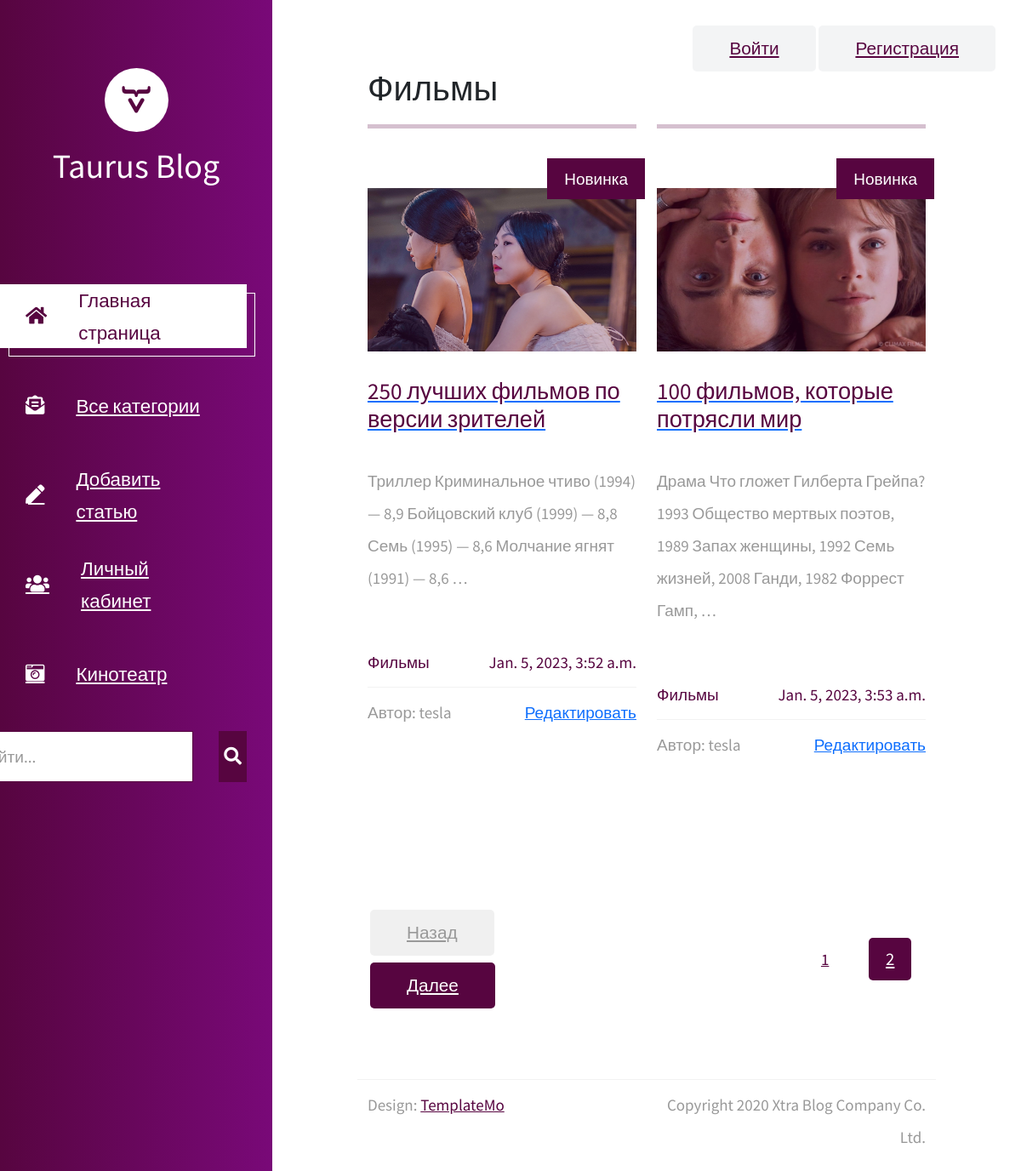
Screenshot of /category/3/ with the database file from the repository.
### blog/models.py (models this page shows, shortened)
class Category(models.Model):
    name = models.CharField(_('Название категории'), max_length=255)
    def __str__(self):
        return self.name
    def get_absolute_url(self):
        return reverse('PostListCategory', kwargs={'cat_id': self.id})

class Post(models.Model):
    title = models.CharField(_('Название'), max_length=255,)
    slug = models.SlugField(_('URL-кодировка'))
    content = models.TextField(_('Содержание'), max_length=5000)
    photo = models.ImageField(_('Фото'), upload_to=get_image_url, null=True)
    user = models.ForeignKey(User, on_delete=models.PROTECT, default=User)
    category = models.ForeignKey('Category', on_delete=models.PROTECT)
    time_create = models.DateTimeField(_('date_published'), auto_now_add=True)
    time_update = models.DateTimeField(_('date_update'), auto_now=True)
    is_published = models.BooleanField(_('Статус публикации'),default=True,)
    def get_absolute_url(self):
        return reverse('PostDetail', kwargs={'post_slug': self.slug})

### blog/views.py (the view)
# urls.py: path('category/<int:cat_id>/', PostCategoryView.as_view(), name='PostListCategory'),
class PostCategoryView(ListView):
    paginate_by = 2
    model = Post
    template_name = 'blog/PostList.html'
    def get_context_data(self, *, object_list=None, **kwargs):
        context = super().get_context_data(**kwargs)
        context['category'] = Category.objects.all()
        context['cat_id'] = self.kwargs['cat_id']
        return context
    def get_queryset(self):
        return Post.objects.filter(category_id=self.kwargs['cat_id'])

### blog/templates/blog/PostList.html (shortened to what this page needs)
{% extends 'blog/Base.html' %}
{% block content %}
    {% for post in post_list %}
        <article class="col-12 col-md-6 tm-post">
            <hr class="tm-hr-primary">
            <a href="{{ post.get_absolute_url }}" class="effect-lily tm-post-link tm-pt-60">
                <div class="tm-post-link-inner">
                    <img src="{{ post.photo.url }}" alt="Image" class="img-fluid">
                </div>
                <span class="position-absolute tm-new-badge">Новинка</span>
                <h2 class="tm-pt-30 tm-color-primary tm-post-title">{{ post.title }}</h2>
            </a>
            <p class="tm-pt-30">
                {{ post.content|truncatewords:20 }}
            </p>
            <div class="d-flex justify-content-between tm-pt-45">
                <span class="tm-color-primary">{{ post.category }}</span>
                <span class="tm-color-primary">{{ post.time_create }}</span>
            </div>
            <hr>
            <div class="d-flex justify-content-between">
                <span>Автор: {{ post.user.username }}</span> <span><a href="{% url 'PostEdit' post_slug=post.slug %}">Редактировать</a></span>
            </div>
        </article>
    {% endfor %}
{% endblock %}

### blog/templates/blog/Base.html (shortened to what this page needs)
{% load static %}
<!DOCTYPE html>
<html lang="en">
<head>
    <link href="https://cdn.jsdelivr.net/npm/bootstrap@5.3.0-alpha1/dist/css/bootstrap.min.css" rel="stylesheet">
	<link rel="stylesheet" href="{% static 'blog/fontawesome/css/all.min.css' %}">
    <link href="{% static 'blog/css/templatemo-xtra-blog.css' %}" rel="stylesheet">
</head>
<body>
	<header class="tm-header" id="tm-header">
        <div class="tm-header-wrapper">
            <div class="tm-site-header">
                <div class="mb-3 mx-auto tm-site-logo"><i class="fab fa-vaadin fa-2x"></i></div>
                <h1 class="text-center">Taurus Blog</h1>
            </div>
            <nav class="tm-nav" id="tm-nav">
                <ul>
                    <li class="tm-nav-item active"><a href="{% url 'PostList' %}" class="tm-nav-link">
                        <i class="fas fa-home"></i>
                        Главная страница
                    </a></li>
                    <li class="tm-nav-item dropdown">
                    <a class="tm-nav-link" href="{% url 'PostList' %}">
                      <i class="fas fa-envelope-open-text"></i>
                        Все категории
                    </a>
                  </li>
                    <li class="tm-nav-item"><a href="{% url 'AddPost' %}" class="tm-nav-link">
                        <i class="fas fa-pen"></i>
                        Добавить статью
                    </a></li>
                    <li class="tm-nav-item"><a href="about.html" class="tm-nav-link">
                        <i class="fas fa-users"></i>
                        Личный кабинет
                    </a></li>
                    <li class="tm-nav-item"><a href="{% url 'MovieList' %}" class="tm-nav-link">
                        <i class="fas fa-camera-retro"></i>
                        Кинотеатр
                    </a></li>
                </ul>
                <form method="GET" class="form-inline tm-mb-80 tm-search-form">
                    <input class="form-control tm-search-input" name="query" type="text" placeholder="Найти..." aria-label="Search">
                    <button class="tm-search-button" type="submit">
                        <i class="fas fa-search tm-search-icon" aria-hidden="true"></i>
                    </button>
                </form>
            </nav>
        </div>
    </header>
    <div class="container-fluid">
        <main class="tm-main">
            <div class="row tm-row">
            <div class="col-12">
            <div class="tm-mb-65 login-buttons ">
                {% if user.is_authenticated %}
                    <a href="{% url 'Logout' %}" class="mb-2 tm-btn tm-btn-primary tm-bg-gray tm-mr-15 tm-color-primary">Выйти</a>
                {% else %}
                    <a href="{% url 'Login' %}" class="mb-2 tm-btn tm-btn-primary tm-bg-gray tm-mr-15 tm-color-primary">Войти</a>
                    <a href="{% url 'Register' %}" class="mb-2 tm-btn tm-btn-primary tm-bg-gray tm-mr-15 tm-color-primary">Регистрация</a>
                {% endif %}
            </div>
                    {% for cat in category %}
                        {% if cat.id == cat_id %}
                            <h1>{{ cat.name }}</h1>
                        {% endif %}
                    {% endfor %}
                </div>
            </div>
            <div class="row tm-row">
                {% block content %}
                {% endblock %}
            </div>
            <div class="row tm-row tm-mt-100 tm-mb-75">
            {% if page_obj %}
                <div class="tm-prev-next-wrapper">
                    {% if page_obj.has_previous %}
                        <a href="?page={{ page_obj.previous_page_number }}" class="mb-2 tm-btn tm-btn-primary tm-prev-next tm-mr-20">Назад</a>
                    {% else %}
                        <a class="mb-2 tm-btn tm-btn-primary tm-prev-next disabled tm-mr-20">Назад</a>
                    {% endif %}
                    {% if page_obj.has_next %}
                        <a href="?page={{ page_obj.next_page_number }}" class="mb-2 tm-btn tm-btn-primary tm-prev-next">Далее</a>
                    {% else %}
                        <a class="mb-2 tm-btn tm-btn-primary disabled tm-prev-next">Далее</a>
                    {% endif %}
                </div>
             {% endif %}
                <div class="tm-paging-wrapper">
                    <nav class="tm-paging-nav d-inline-block">
                        <ul>
                            {% for p in paginator.page_range %}
                            <li class="tm-paging-item active">
                            {% if page_obj.number >= p|add:-1 and page_obj.number <= p|add:1 %}
                                {% if page_obj.number == p %}
                                    <a href="?page={{ p }}" class="mb-2 tm-btn-small tm-color-primary">{{ p }}</a>
                                {% else %}
                                    <a href="?page={{ p }}" class="mb-2 tm-btn tm-paging-link">{{ p }}</a>
                                {% endif %}
                            {% endif %}
                            </li>
                            {% endfor %}
                        </ul>
                    </nav>
                </div>
            </div>
            <footer class="row tm-row">
                <hr class="col-12">
                <div class="col-md-6 col-12 tm-color-gray">
                    Design: <a rel="nofollow" target="_parent" href="https://templatemo.com" class="tm-external-link">TemplateMo</a>
                </div>
                <div class="col-md-6 col-12 tm-color-gray tm-copyright">
                    Copyright 2020 Xtra Blog Company Co. Ltd.
                </div>
            </footer>
        </main>
    </div>
</body>
</html>

### rows the page displays
Category: name "Фильмы"
Post: photo (picture), title "250 лучших фильмов по версии зрителей", content "Триллер Криминальное чтиво (1994) — 8,9 Бойцовский клуб (1999) — 8,8 Семь (1995) — 8,6 Молчание ягнят (1991) — 8,6 …", category "Фильмы", time_create "Jan. 5, 2023, 3:52 a.m.", user.username "tesla"
Post: photo (picture), title "100 фильмов, которые потрясли мир", content "Драма Что гложет Гилберта Грейпа? 1993 Общество мертвых поэтов, 1989 Запах женщины, 1992 Семь жизней, 2008 Ганди, 1982 Форрест Гамп, …", category "Фильмы", time_create "Jan. 5, 2023, 3:53 a.m.", user.username "tesla"

### other values shown
{{ p }} "1"
{{ p }} "2"
